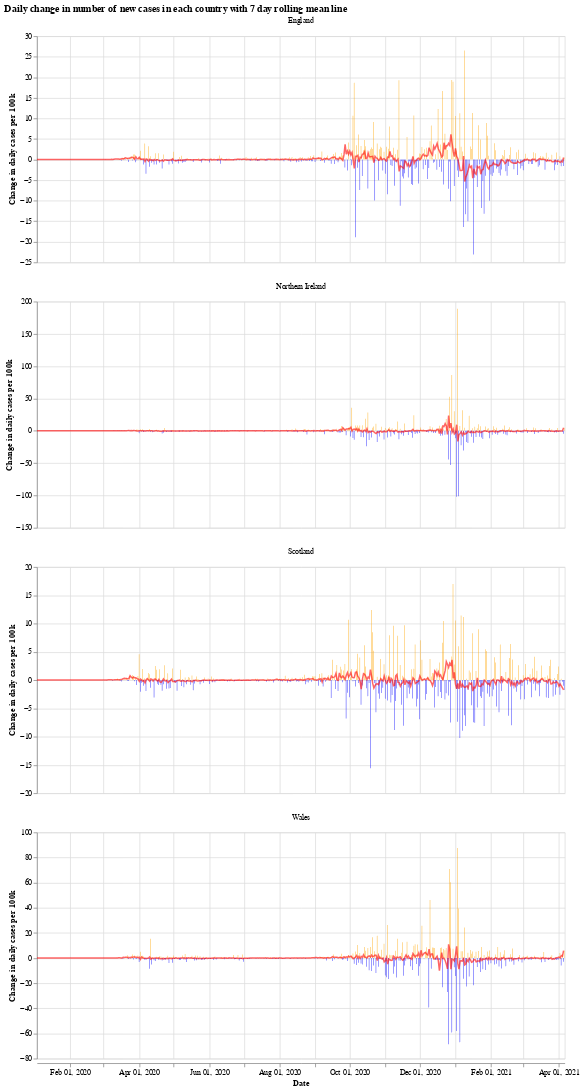

This figure's notebook cell:
### Markdown cell above
We will use the Python library `Altair` for visualising the data, see the [altair docs](https://altair-viz.github.io/) for more information.

First we have a graph which shows the daily change in the number of new cases for each country. This number jumps up and down all over the place, which is likely due to delay in reporting of new cases over the weekend. Another interesting thing is that it looks like the daily cases in Wales experienced a much shorter period of calm over the summer (calm in the sense of daily cases not jumping up and down).

The orange bars are days when the number of new cases (per 100k population) was more than the previous day, while the blue are days when the number of new cases dropped. The red line is the 7 day moving average. 

When the moving average line is below 0, it means that there is a consistent drop in new cases. We can see this clearly happening around the times that lockdowns were introduced (though, to varying degrees). I will update the graphs soon with a marker of when each lockdown started.

### Code cell
# collapse
import altair as alt

bars = alt.Chart(uk_cases).mark_bar().encode(
    x=alt.X("yearmonthdate(date):T", axis=alt.Axis(title='Date')),
    y=alt.Y("casesChangeRate:Q", axis=alt.Axis(title='Change in daily cases per 100k')),
    tooltip='casesChange',
    color=alt.condition(
        alt.datum.casesChangeRate > 0,
        alt.value("orange"),  # The positive color
        alt.value("blue")  # The negative color
    )
).properties(title='Daily change in number of new cases with 7 day rolling mean',width=700).interactive()

line = alt.Chart(uk_cases).mark_line(
    color='red',
    size=2,
    opacity=0.6
).transform_window(
    rolling_mean='mean(casesChangeRate)',
    frame=[0, 7],
    groupby=['areaName']
).encode(
    x='yearmonthdate(date):T',
    y='rolling_mean:Q'
)

alt.layer(bars, line, data=uk_cases).facet(alt.Column(
    'areaName', title=''), columns=1).resolve_scale(y='independent').properties(title='Daily change in number of new cases in each country with 7 day rolling mean line')

### Figure 1 — Vega-Lite specification as saved in the notebook (floating-point values rounded to 4 significant figures; data arrays with more than 128 entries replaced by an {"elided": "..."} marker saying what was removed)
{"config": {"view": {"continuousWidth": 400, "continuousHeight": 300}}, "data": {"name": "data-9bd846d7c2fa42c72fbfe6a5ac05a46e"}, "facet": {"type": "nominal", "field": "areaName", "title": ""}, "spec": {"layer": [{"mark": "bar", "encoding": {"color": {"condition": {"value": "orange", "test": "(datum.casesChangeRate > 0)"}, "value": "blue"}, "tooltip": {"type": "quantitative", "field": "casesChange"}, "x": {"type": "temporal", "axis": {"title": "Date"}, "field": "date", "timeUnit": "yearmonthdate"}, "y": {"type": "quantitative", "axis": {"title": "Change in daily cases per 100k"}, "field": "casesChangeRate"}}, "selection": {"selector001": {"type": "interval", "bind": "scales", "encodings": ["x", "y"]}}, "title": "Daily change in number of new cases with 7 day rolling mean", "width": 700}, {"mark": {"type": "line", "color": "red", "opacity": 0.6, "size": 2}, "encoding": {"x": {"type": "temporal", "field": "date", "timeUnit": "yearmonthdate"}, "y": {"type": "quantitative", "field": "rolling_mean"}}, "transform": [{"window": [{"op": "mean", "field": "casesChangeRate", "as": "rolling_mean"}], "frame": [0, 7], "groupby": ["areaName"]}]}]}, "columns": 1, "resolve": {"scale": {"y": "independent"}}, "title": "Daily change in number of new cases in each country with 7 day rolling mean line", "$schema": "https://vega.github.io/schema/vega-lite/v4.8.1.json", "datasets": {"data-9bd846d7c2fa42c72fbfe6a5ac05a46e": {"elided": "1836 records"}}}
